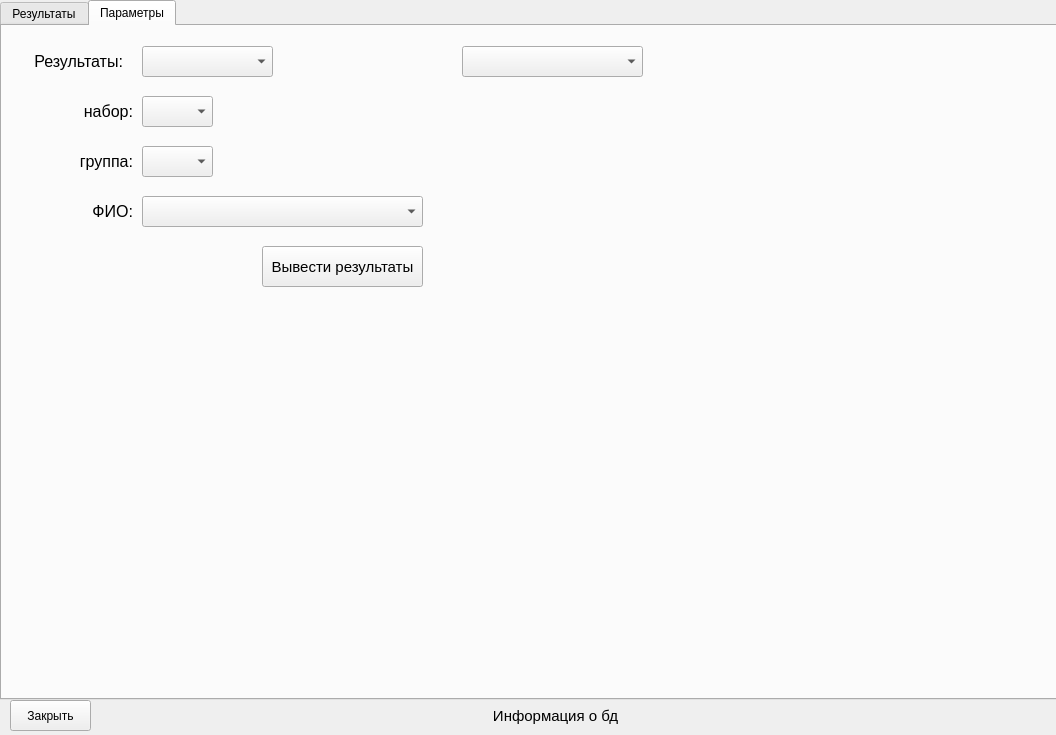
<?xml version="1.0" encoding="UTF-8"?>
<ui version="4.0">
 <class>Rezult</class>
 <widget class="QWidget" name="Rezult">
  <property name="geometry">
   <rect>
    <x>0</x>
    <y>0</y>
    <width>1056</width>
    <height>735</height>
   </rect>
  </property>
  <property name="windowTitle">
   <string>Form</string>
  </property>
  <widget class="QTabWidget" name="rezulTabWidget">
   <property name="geometry">
    <rect>
     <x>0</x>
     <y>0</y>
     <width>1061</width>
     <height>700</height>
    </rect>
   </property>
   <property name="currentIndex">
    <number>1</number>
   </property>
   <widget class="QWidget" name="rezulTab">
    <attribute name="title">
     <string>Результаты</string>
    </attribute>
    <widget class="QLabel" name="rezulZLabel">
     <property name="geometry">
      <rect>
       <x>20</x>
       <y>360</y>
       <width>271</width>
       <height>31</height>
      </rect>
     </property>
     <property name="font">
      <font>
       <pointsize>12</pointsize>
      </font>
     </property>
     <property name="text">
      <string>Усвоение теории (знать) - 72%</string>
     </property>
    </widget>
    <widget class="QLabel" name="rezulYLabel">
     <property name="geometry">
      <rect>
       <x>20</x>
       <y>390</y>
       <width>271</width>
       <height>31</height>
      </rect>
     </property>
     <property name="font">
      <font>
       <pointsize>12</pointsize>
      </font>
     </property>
     <property name="text">
      <string>Усвоение практики (уметь) - 68%</string>
     </property>
    </widget>
    <widget class="QLabel" name="rezulDiscipLabel">
     <property name="geometry">
      <rect>
       <x>760</x>
       <y>370</y>
       <width>271</width>
       <height>31</height>
      </rect>
     </property>
     <property name="font">
      <font>
       <pointsize>12</pointsize>
      </font>
     </property>
     <property name="layoutDirection">
      <enum>Qt::LeftToRight</enum>
     </property>
     <property name="text">
      <string>Усвоение дисциплины - 70%</string>
     </property>
     <property name="alignment">
      <set>Qt::AlignRight|Qt::AlignTrailing|Qt::AlignVCenter</set>
     </property>
    </widget>
    <widget class="QWidget" name="layoutWidget">
     <property name="geometry">
      <rect>
       <x>0</x>
       <y>10</y>
       <width>1051</width>
       <height>351</height>
      </rect>
     </property>
     <layout class="QVBoxLayout" name="graphicVerticalLayout"/>
    </widget>
    <widget class="QWidget" name="verticalLayoutWidget">
     <property name="geometry">
      <rect>
       <x>0</x>
       <y>420</y>
       <width>1051</width>
       <height>261</height>
      </rect>
     </property>
     <layout class="QVBoxLayout" name="tableVerticalLayout"/>
    </widget>
   </widget>
   <widget class="QWidget" name="optTab">
    <attribute name="title">
     <string>Параметры</string>
    </attribute>
    <widget class="QComboBox" name="typeComboBox">
     <property name="geometry">
      <rect>
       <x>140</x>
       <y>20</y>
       <width>131</width>
       <height>31</height>
      </rect>
     </property>
     <property name="font">
      <font>
       <pointsize>12</pointsize>
      </font>
     </property>
    </widget>
    <widget class="QLabel" name="typeGroupLabel">
     <property name="geometry">
      <rect>
       <x>10</x>
       <y>20</y>
       <width>111</width>
       <height>31</height>
      </rect>
     </property>
     <property name="font">
      <font>
       <pointsize>12</pointsize>
      </font>
     </property>
     <property name="text">
      <string>Результаты:</string>
     </property>
     <property name="alignment">
      <set>Qt::AlignRight|Qt::AlignTrailing|Qt::AlignVCenter</set>
     </property>
    </widget>
    <widget class="QStackedWidget" name="stackedWidget">
     <property name="geometry">
      <rect>
       <x>30</x>
       <y>60</y>
       <width>401</width>
       <height>151</height>
      </rect>
     </property>
     <property name="currentIndex">
      <number>0</number>
     </property>
     <widget class="QWidget" name="cadet">
      <widget class="QComboBox" name="kursCadetComboBox">
       <property name="geometry">
        <rect>
         <x>110</x>
         <y>10</y>
         <width>71</width>
         <height>31</height>
        </rect>
       </property>
       <property name="font">
        <font>
         <pointsize>12</pointsize>
        </font>
       </property>
      </widget>
      <widget class="QLabel" name="typeGroupLabel_2">
       <property name="geometry">
        <rect>
         <x>40</x>
         <y>10</y>
         <width>61</width>
         <height>31</height>
        </rect>
       </property>
       <property name="font">
        <font>
         <pointsize>12</pointsize>
        </font>
       </property>
       <property name="text">
        <string>набор:</string>
       </property>
       <property name="alignment">
        <set>Qt::AlignRight|Qt::AlignTrailing|Qt::AlignVCenter</set>
       </property>
      </widget>
      <widget class="QComboBox" name="groupCadetComboBox">
       <property name="geometry">
        <rect>
         <x>110</x>
         <y>60</y>
         <width>71</width>
         <height>31</height>
        </rect>
       </property>
       <property name="font">
        <font>
         <pointsize>12</pointsize>
        </font>
       </property>
      </widget>
      <widget class="QLabel" name="typeGroupLabel_3">
       <property name="geometry">
        <rect>
         <x>40</x>
         <y>60</y>
         <width>61</width>
         <height>31</height>
        </rect>
       </property>
       <property name="font">
        <font>
         <pointsize>12</pointsize>
        </font>
       </property>
       <property name="text">
        <string>группа:</string>
       </property>
       <property name="alignment">
        <set>Qt::AlignRight|Qt::AlignTrailing|Qt::AlignVCenter</set>
       </property>
      </widget>
      <widget class="QLabel" name="typeGroupLabel_4">
       <property name="geometry">
        <rect>
         <x>40</x>
         <y>110</y>
         <width>61</width>
         <height>31</height>
        </rect>
       </property>
       <property name="font">
        <font>
         <pointsize>12</pointsize>
        </font>
       </property>
       <property name="text">
        <string>ФИО:</string>
       </property>
       <property name="alignment">
        <set>Qt::AlignRight|Qt::AlignTrailing|Qt::AlignVCenter</set>
       </property>
      </widget>
      <widget class="QComboBox" name="fioCadetComboBox">
       <property name="geometry">
        <rect>
         <x>110</x>
         <y>110</y>
         <width>281</width>
         <height>31</height>
        </rect>
       </property>
       <property name="font">
        <font>
         <pointsize>12</pointsize>
        </font>
       </property>
      </widget>
     </widget>
     <widget class="QWidget" name="group">
      <widget class="QLabel" name="typeGroupLabel_8">
       <property name="geometry">
        <rect>
         <x>40</x>
         <y>60</y>
         <width>61</width>
         <height>31</height>
        </rect>
       </property>
       <property name="font">
        <font>
         <pointsize>12</pointsize>
        </font>
       </property>
       <property name="text">
        <string>группа:</string>
       </property>
       <property name="alignment">
        <set>Qt::AlignRight|Qt::AlignTrailing|Qt::AlignVCenter</set>
       </property>
      </widget>
      <widget class="QComboBox" name="groupGroupComboBox">
       <property name="geometry">
        <rect>
         <x>110</x>
         <y>60</y>
         <width>71</width>
         <height>31</height>
        </rect>
       </property>
       <property name="font">
        <font>
         <pointsize>12</pointsize>
        </font>
       </property>
      </widget>
      <widget class="QComboBox" name="kursGroupComboBox">
       <property name="geometry">
        <rect>
         <x>110</x>
         <y>10</y>
         <width>71</width>
         <height>31</height>
        </rect>
       </property>
       <property name="font">
        <font>
         <pointsize>12</pointsize>
        </font>
       </property>
      </widget>
      <widget class="QLabel" name="typeGroupLabel_10">
       <property name="geometry">
        <rect>
         <x>40</x>
         <y>10</y>
         <width>61</width>
         <height>31</height>
        </rect>
       </property>
       <property name="font">
        <font>
         <pointsize>12</pointsize>
        </font>
       </property>
       <property name="text">
        <string>набор:</string>
       </property>
       <property name="alignment">
        <set>Qt::AlignRight|Qt::AlignTrailing|Qt::AlignVCenter</set>
       </property>
      </widget>
     </widget>
     <widget class="QWidget" name="kurs">
      <widget class="QLabel" name="typeGroupLabel_9">
       <property name="geometry">
        <rect>
         <x>40</x>
         <y>10</y>
         <width>61</width>
         <height>31</height>
        </rect>
       </property>
       <property name="font">
        <font>
         <pointsize>12</pointsize>
        </font>
       </property>
       <property name="text">
        <string>набор:</string>
       </property>
       <property name="alignment">
        <set>Qt::AlignRight|Qt::AlignTrailing|Qt::AlignVCenter</set>
       </property>
      </widget>
      <widget class="QComboBox" name="kursKursComboBox">
       <property name="geometry">
        <rect>
         <x>110</x>
         <y>10</y>
         <width>71</width>
         <height>31</height>
        </rect>
       </property>
       <property name="font">
        <font>
         <pointsize>12</pointsize>
        </font>
       </property>
      </widget>
     </widget>
    </widget>
    <widget class="QPushButton" name="buildRezultsButton">
     <property name="geometry">
      <rect>
       <x>260</x>
       <y>220</y>
       <width>161</width>
       <height>41</height>
      </rect>
     </property>
     <property name="font">
      <font>
       <pointsize>11</pointsize>
      </font>
     </property>
     <property name="text">
      <string>Вывести результаты</string>
     </property>
    </widget>
    <widget class="QComboBox" name="typeRezultComboBox">
     <property name="geometry">
      <rect>
       <x>460</x>
       <y>20</y>
       <width>181</width>
       <height>31</height>
      </rect>
     </property>
     <property name="font">
      <font>
       <pointsize>12</pointsize>
      </font>
     </property>
    </widget>
   </widget>
  </widget>
  <widget class="QPushButton" name="exitButton">
   <property name="geometry">
    <rect>
     <x>10</x>
     <y>700</y>
     <width>81</width>
     <height>31</height>
    </rect>
   </property>
   <property name="text">
    <string>Закрыть</string>
   </property>
  </widget>
  <widget class="QLabel" name="infoBDLabel">
   <property name="geometry">
    <rect>
     <x>380</x>
     <y>700</y>
     <width>351</width>
     <height>31</height>
    </rect>
   </property>
   <property name="font">
    <font>
     <pointsize>11</pointsize>
    </font>
   </property>
   <property name="text">
    <string>Информация о бд</string>
   </property>
   <property name="alignment">
    <set>Qt::AlignCenter</set>
   </property>
  </widget>
 </widget>
 <resources/>
 <connections/>
</ui>
